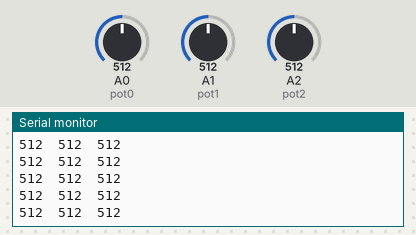
A sketch run on a simulated Arduino Uno, built with avr-gcc and run on an emulated ATmega328P. Parts: the last lines printed to the serial monitor. Inputs (shaded band) come from the test bench; at power-on: A0 (pot0) = 512, A1 (pot1) = 512, A2 (pot2) = 512.

Above: at 1.2 s.
1.3 s: A0 (pot0) set to 109
At 2.1 s:
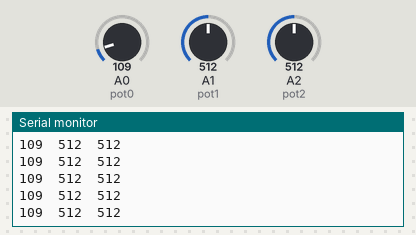
4.3 s: A0 (pot0) set to 91
At 5.4 s:
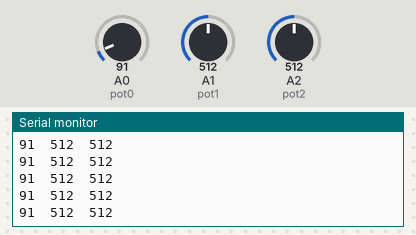
10.3 s: A1 (pot1) set to 989
At 11.2 s:
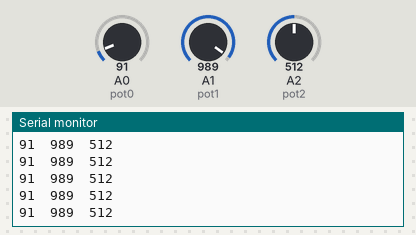
11.8 s: A1 (pot1) set to 1018
At 12.4 s:
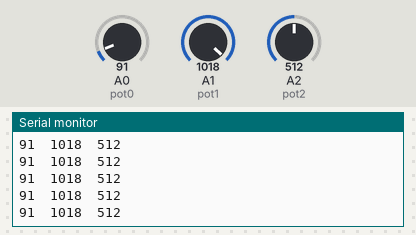
Timing chart, 0 to 14.8 s (numbered marks = the images above; inputs shaded):
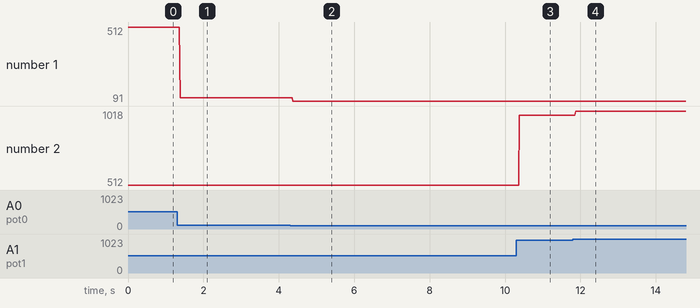

Measured:
- after the input at 1.3 s, the serial monitor: prints a new line after 0.08 s (image 1)
- after the input at 4.3 s, the serial monitor: prints a new line after 0.07 s (image 2)
- after the input at 10.3 s, the serial monitor: prints a new line after 0.07 s (image 3)
- after the input at 11.8 s, the serial monitor: prints a new line after 0.07 s (image 4)
- plotted number 1: 512 → 109 after the input at 1.3 s, 109 → 91 after the input at 4.3 s
- plotted number 2: 512 → 989 after the input at 10.3 s, 989 → 1018 after the input at 11.8 s

The sketch:

Potentiometer_check.ino
```cpp
#define pot0 A0
#define pot1 A1
#define pot2 A2


void setup() {
  Serial.begin(9600);
  pinMode(pot0 , INPUT);
  pinMode(pot1 , INPUT);
  pinMode(pot2 , INPUT);


}

void loop() {
  int a = analogRead(pot0);
  int b = analogRead(pot1);
  int c = analogRead(pot2);
  Serial.print(a);
  Serial.print("  ");
  Serial.print(b);
  Serial.print("  ");
  Serial.print(c);
  Serial.println("  ");
}
```
